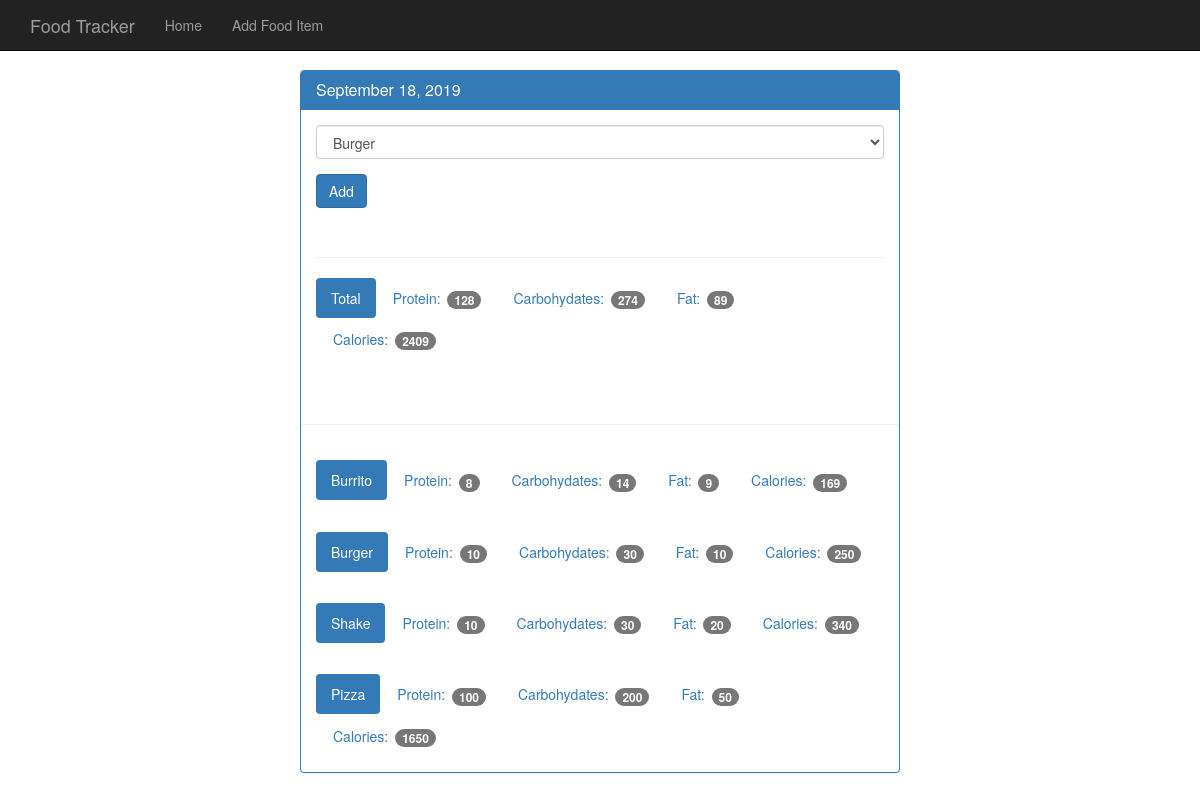
Screenshot of /view/20190918 with the database file from the repository.
### tables this page shows
CREATE TABLE food (
  id integer primary key autoincrement,
  name text not null,
  protein integer not null,
  carbohydrates integer not null,
  fat integer not null,
  calories integer not null
);

### app.py (the view)
@app.route('/view/<date>', methods=['GET', 'POST']) # date is going to be 20190918
def view(date):
  db = get_db()
  cur = db.execute('select id, entry_date from log_date where entry_date = ?', [date])
  date_result = cur.fetchone()
  if request.method == 'POST':
    db.execute('insert into food_date (food_id, log_date_id) values (?, ?)', [request.form['food-select'], date_result['id']])
    db.commit()
  d = datetime.strptime(str(date_result['entry_date']), '%Y%m%d')
  pretty_date = datetime.strftime(d, '%B %d, %Y')
  food_cur = db.execute('select id, name from food')
  food_results = food_cur.fetchall()
  log_cur = db.execute('''select food.name, food.protein, food.carbohydrates, food.fat, food.calories from log_date join food_date
  on food_date.log_date_id = log_date.id join food on food.id = food_date.food_id where log_date.entry_date = ?''', [date])
  log_results = log_cur.fetchall()
  totals = {}
  totals['protein'] = 0
  totals['carbohydrates'] = 0
  totals['fat'] = 0
  totals['calories'] = 0
  for food in log_results:
    totals['protein'] += food['protein']
    totals['carbohydrates'] += food['carbohydrates']
    totals['fat'] += food['fat']
    totals['calories'] += food['calories']
  return render_template('day.html', entry_date=date_result['entry_date'], pretty_date=pretty_date, food_results=food_results, log_results=log_results, totals=totals)

### db.py (called while the page is built)
def connect_db():
  sql = sqlite3.connect('food_log.db')
  sql.row_factory = sqlite3.Row
  return sql

def get_db():
  if not hasattr(g, 'sqlite_db'):
    g.sqlite3_db = connect_db()
  return g.sqlite3_db

### templates/day.html
{% extends 'base.html' %}
{% block body %}
    <nav class="navbar navbar-inverse navbar-fixed-top">
      <div class="container">
        <div class="navbar-header">
          <a class="navbar-brand" href="{{ url_for('index') }}">Food Tracker</a>
        </div>
        <div id="navbar" class="navbar-collapse collapse">
          <ul class="nav navbar-nav">
            <li><a href="{{ url_for('index') }}">Home</a></li>
            <li><a href="{{ url_for('food') }}">Add Food Item</a></li>
          </ul>
        </div>
      </div>
    </nav>
    <div class="container theme-showcase col-sm-6 col-sm-offset-3" role="main">
      <div class="row">
        <div>
          <div class="panel panel-primary">
            <div class="panel-heading">
              <h3 class="panel-title">{{ pretty_date }}</h3>
            </div>
            <div class="panel-body">
              <form method="POST" action="{{ url_for('view', date=entry_date) }}">
                <div class="form-group">
                  <select class="form-control" name="food-select">
                    {% for food in food_results %}
                    <option value={{ food.id }}>{{ food.name }}</option>
                    {% endfor %}
                  </select>
                </div>
                <button type="submit" class="btn btn-primary">Add</button>
              </form>
              <div class="page-header"></div>
              <ul class="nav nav-pills" role="tablist">
                <li class="active"><a>Total</a></li>
                <li><a>Protein: <span class="badge">{{ totals.protein }}</span></a></li>
                <li><a>Carbohydates: <span class="badge">{{ totals.carbohydrates }}</span></a></li>
                <li><a>Fat: <span class="badge">{{ totals.fat }}</span></a></li>
                <li><a>Calories: <span class="badge">{{ totals.calories }}</span></a></li>
              </ul>
            </div>
            <div class="page-header"></div>
            {% for food in log_results %}
            <div class="panel-body">
              <ul class="nav nav-pills" role="tablist">
                <li class="active"><a>{{ food.name }}</a></li>
                <li><a>Protein: <span class="badge">{{ food.protein }}</span></a></li>
                <li><a>Carbohydates: <span class="badge">{{ food.carbohydrates }}</span></a></li>
                <li><a>Fat: <span class="badge">{{ food.fat }}</span></a></li>
                <li><a>Calories: <span class="badge">{{ food.calories }}</span></a></li>
              </ul>
            </div>
            {% endfor %}
          </div>
        </div>
      </div>
    </div>
{% endblock %}

### static/css/theme.css (style rules this page uses)
body { padding-top: 70px; padding-bottom: 30px; }

### rows the page displays
food: name "Burrito", protein "8", carbohydrates "14", fat "9", calories "169"
food: name "Burger", protein "10", carbohydrates "30", fat "10", calories "250"
food: name "Shake", protein "10", carbohydrates "30", fat "20", calories "340"
food: name "Pizza", protein "100", carbohydrates "200", fat "50", calories "1650"

### other values shown
{{ pretty_date }} "September 18, 2019"
{{ totals.protein }} "128"
{{ totals.carbohydrates }} "274"
{{ totals.fat }} "89"
{{ totals.calories }} "2409"
form field food-select "Burger"
